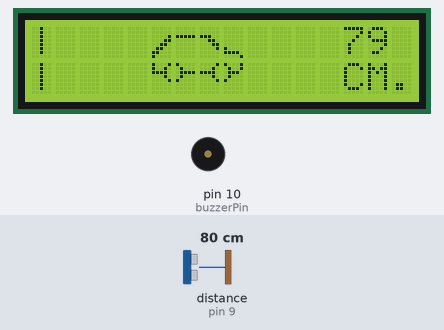
Bench run of a sketch on a simulated Arduino Uno, built with avr-gcc and run on an emulated ATmega328P. Parts: 16×2 character LCD, buzzer (waves = sounding). Wiring (inferred from the names in the program): ultrasonic range finder: trigger pin 8; echo pin 9. The test bench sets the inputs (shaded band); at power-on: distance to the obstacle (sensor on pin 9) 80 cm. The echo pulse lasts 58.3 µs per cm.

Above: at 1.1 s.
1.3 s: distance to the obstacle (sensor on pin 9) set to 250 cm
At 1.9 s:
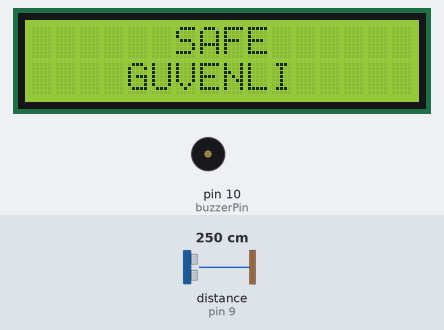
2.9 s: distance to the obstacle (sensor on pin 9) set to 2 cm
At 3.6 s:
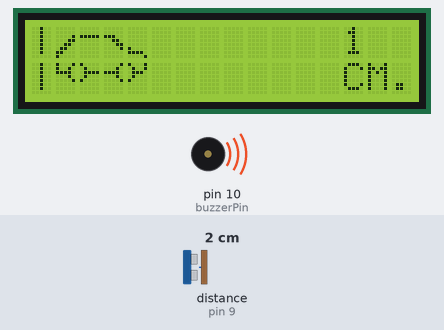
4.5 s: distance to the obstacle (sensor on pin 9) set to 9 cm
At 5.7 s:
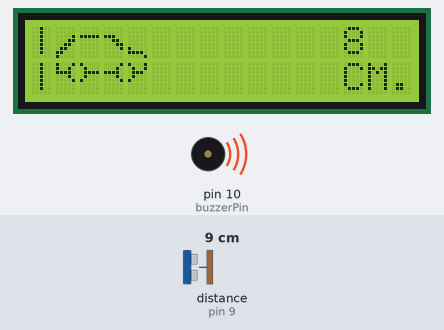
7.5 s: distance to the obstacle (sensor on pin 9) set to 15 cm
At 8.4 s:
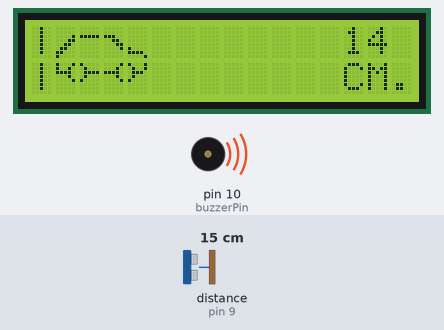
9.0 s: distance to the obstacle (sensor on pin 9) set to 19 cm
At 9.21 s:
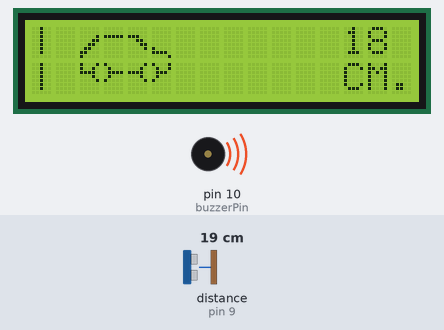
10.5 s: distance to the obstacle (sensor on pin 9) set to 18 cm
At 10.78 s:
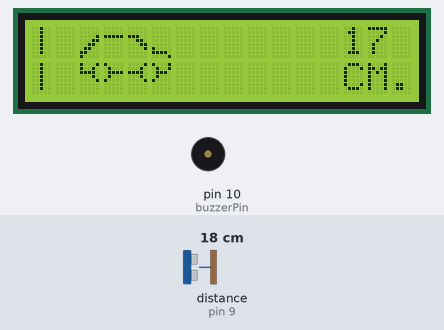
Timing chart, 0 to 14.5 s (numbered marks = the images above; inputs shaded):
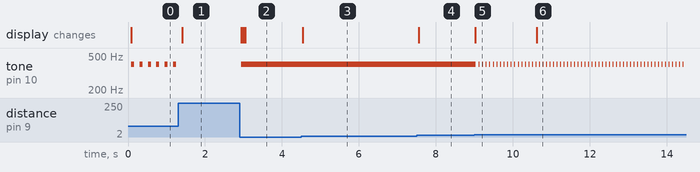

Measured:
- the behaviour switches between 17 and 18 cm on distance to the obstacle (sensor on pin 9) (found by bisection; images 4 and 5)
- after the input at 1.3 s, tone on pin 10 (buzzerPin): stops changing and stays silent; the display: changes after 0.11 s (image 1)
- after the input at 2.9 s, tone on pin 10 (buzzerPin): silent → 400 Hz at once; the display: changes at once (image 2)
- after the input at 4.5 s, the display: changes after 0.05 s (image 3)
- after the input at 7.5 s, the display: changes after 0.06 s (image 4)
- after the input at 9.0 s, tone on pin 10 (buzzerPin): alternates 400 Hz for 0.02 s and silent for 0.07 s, starting at once; the display: changes at once (image 5)
- after the input at 10.5 s, the display: changes after 0.12 s (image 6)
- by itself, tone on pin 10 (buzzerPin): alternates 400 Hz for 0.08 s and silent for 0.14 s

The sketch:

main.ino
```cpp
#include <LiquidCrystal.h>
#include <string.h>

// #define SERIAL_TESTING
#define SERIAL_PORT 9600

#define echoPin 9
#define trigPin 8

#define buzzerPin 10

#define lcd_RS_Pin 12
#define lcd_EN_Pin 11
#define lcd_DATA4_Pin 5
#define lcd_DATA5_Pin 4
#define lcd_DATA6_Pin 3
#define lcd_DATA7_Pin 2
#define lcd_XCount 16
#define lcd_YCount 2

#define LOOP_DELAY 50 // milisecond(s)
#define DISTANCE_CHARACTER "|"
#define DISTANCE_SECURE "SAFE"
#define DISTANCE_SECURE2 "GUVENLI"
#define DISTANCE_UNIT_TEXT "CM."

const size_t maxRange = 150; // cm
const size_t minRange = 0; // cm

int BUZZER_FREQUENCY = 400;

LiquidCrystal lcd(lcd_RS_Pin, lcd_EN_Pin, lcd_DATA4_Pin, lcd_DATA5_Pin, lcd_DATA6_Pin, lcd_DATA7_Pin);

struct LCDPixel { byte bytes[8]; };
LCDPixel car[4][2] = {
	{ // 4
		{ // 2
			B00000,
			B00000,
			B00001,
			B00011,
			B00110,
			B01100,
			B11000,
			B10000,
		},
		{ // 2
			B10001,
			B10010,
			B11110,
			B00010,
			B00001,
			B00000,
			B00000,
			B00000,
		},
	},
	{ // 4
		{ // 2
			B00000,
			B00000,
			B11111,
			B00000,
			B00000,
			B00000,
			B00000,
			B00000,
		},
		{ // 2
			B10000,
			B01000,
			B01111,
			B01000,
			B10000,
			B00000,
			B00000,
			B00000,
		},
	},
	{ // 4
		{ // 2
			B00000,
			B00000,
			B11100,
			B00110,
			B00011,
			B00001,
			B00000,
			B00000,
		},
		{ // 2
			B00001,
			B00010,
			B11110,
			B00010,
			B00001,
			B00000,
			B00000,
			B00000,
		},
	},
	{ // 4
		{ // 2
			B00000,
			B00000,
			B00000,
			B00000,
			B00000,
			B10000,
			B11110,
			B00001,
		},
		{ // 2
			B10001,
			B01001,
			B01110,
			B01000,
			B10000,
			B00000,
			B00000,
			B00000,
		},
	},
};

void PrintDistance(int distance, int realDistance);
void BuzzerWithDelay(int dly);

void setup()
{
	#ifdef SERIAL_TESTING
	Serial.begin(SERIAL_PORT);
	#endif

	// setup lcd
	{
		// lcd size
		lcd.begin(lcd_XCount, lcd_YCount);

		// car pixels to lcd ram
		byte charIndex = 0;
		for (int i = 0; i < 4; i++)
		{
			for (int ii = 0; ii < 2; ii++)
			{
				lcd.createChar((int)charIndex++, car[i][ii].bytes);
			}
		}
	}

	// setup distance sensor
	{
		pinMode(trigPin, OUTPUT);
		pinMode(echoPin, INPUT);
	}

	// setup buzzer sensor
	{
		pinMode(buzzerPin, OUTPUT);
		// BUZZER_FREQUENCY = random(300, 600);
	}
}

void loop()
{
	int distance = CalculateDistance();

	#ifdef SERIAL_TESTING
	Serial.println(distance);
	#endif

	if (distance == -1) // if distance is too long
	{
		PrintDistance(-1, -1); // area clear
		BuzzerWithDelay(0); // clear buzzer
	}
	else
	{
		int mappedDistance = map(distance, minRange, maxRange, 0, lcd_XCount-4-3); // distance to led range
		PrintDistance(mappedDistance, distance); // draw lcd
		if (mappedDistance == 0) // if its too near
		{
			BuzzerWithDelay(-1); // continuous buzzer
		}
		else
		{
			BuzzerWithDelay(distance);
		}
	}


	delay(LOOP_DELAY);
}

void PrintDistance(int distance, int realDistance)
{
	#ifdef SERIAL_TESTING
	Serial.println(distance);
	#endif

	// clean lcd screen
	lcd.clear();

	if (distance == -1) // if distance as so long then draw safe
	{
		lcd.setCursor(0, 0);
		for (int i = 0; i < (lcd_XCount-strlen(DISTANCE_SECURE))/2; i++)
			lcd.print(" ");
		lcd.print(DISTANCE_SECURE);

		lcd.setCursor(0, 1);
		for (int i = 0; i < (lcd_XCount-strlen(DISTANCE_SECURE2))/2; i++)
			lcd.print(" ");
		lcd.print(DISTANCE_SECURE2);
		return;
	}

	// first line
	{
		lcd.setCursor(0, 0);
		lcd.print(DISTANCE_CHARACTER);
		// Draw distance as space
		for (int i = 0; i < distance; i++)
			lcd.print(" ");
		// Draw car 0, 2, 4, 6
		for (int i = 0; i < 8; i+=2)
			lcd.write(i);

		// Draw lenght
		lcd.setCursor(lcd_XCount-3, 0);
		lcd.print(realDistance, DEC);
	}

	// second line
	{
		lcd.setCursor(0, 1);
		lcd.print(DISTANCE_CHARACTER);
		// Draw distance as space
		for (int i = 0; i < distance; i++)
			lcd.print(" ");
		// Draw car 1, 3, 5, 7
		for (int i = 1; i < 8; i+=2)
			lcd.write(i);

		// Draw cm
		lcd.setCursor(lcd_XCount-3, 1);
		lcd.print(DISTANCE_UNIT_TEXT);
	}
}


/**
 * int CalculateDistance()
 * @return calculate distance and return as cm
 * ! if distnce bigger than maxDistance, return -1
 */
int CalculateDistance()
{
	long duration, distance;

	digitalWrite(trigPin,LOW);
	delayMicroseconds(2);
	digitalWrite(trigPin, HIGH);
	delayMicroseconds(10);
	digitalWrite(trigPin, LOW);

	duration = pulseIn(echoPin, HIGH);
	distance = duration / 58.2;
	// delay(50);

	if (distance > maxRange)
		return -1;

	return distance;
}

int CalculateTemperature()
{
	return 0;
}

/**
 * void BuzzerWithDelay(int dly)
 * @param dly wait after tone
 */
void BuzzerWithDelay(int dly)
{
	// BUZZER_FREQUENCY = map(dly, minRange, maxRange, 300, 500);

	if (dly == -1)
	{
		tone(buzzerPin, BUZZER_FREQUENCY);
	}
	else if (dly == 0)
	{
		noTone(buzzerPin);
	}
	else
	{
		tone(buzzerPin, BUZZER_FREQUENCY);
		delay(dly);
		noTone(buzzerPin);
		delay(dly);
	}

}
```
